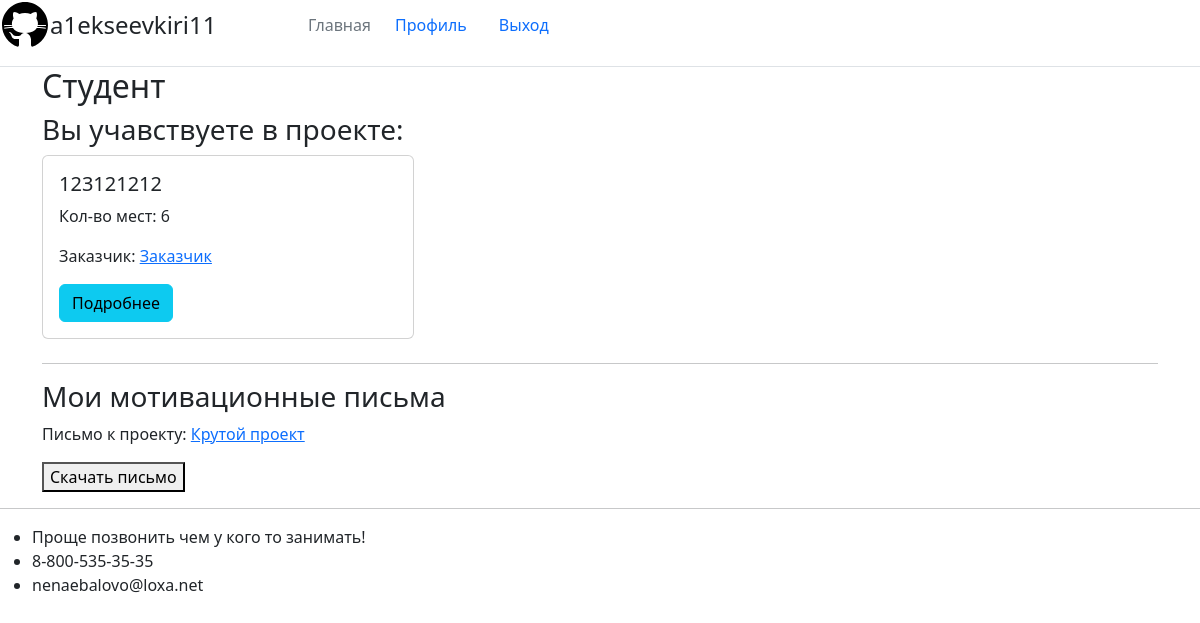
Page /account/profileStudent/ (signed in) on the earlier database version.
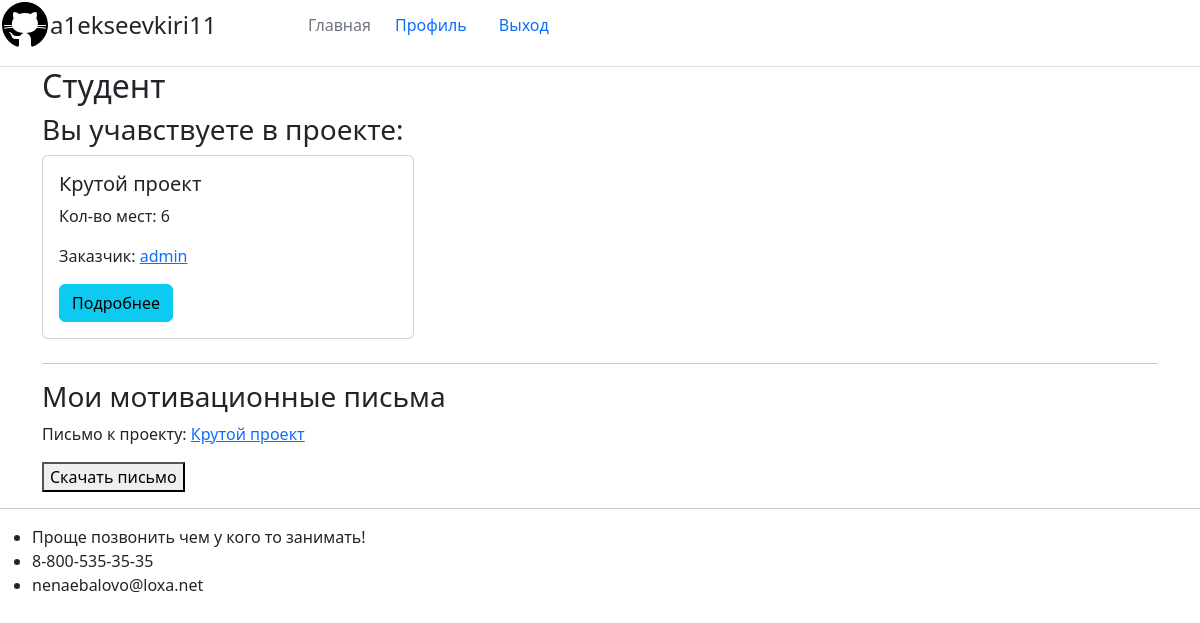
Same page on the later database version.
### showcase_projects/models.py (models this page shows, shortened)
class ModelWithStatus(models.Model):
    class Meta:
        abstract = True
    STATUS_CHOICES = [
        ('accepted', 'Принят'),
        ('processing', 'В обработке'),
        ('rejected', 'Отклонен'),
    ]
    status = models.CharField(max_length=20, choices=STATUS_CHOICES, default='processing')

class Project(ModelWithStatus):
    class Meta:
        permissions = [
            ("change_status_project", "Can change status project"),
        ]
    title = models.CharField(max_length=100)
    place = models.IntegerField(default=6)
    customer = models.ForeignKey(Profile, on_delete=models.CASCADE, related_name='customer')
    lecturer = models.ForeignKey(Profile, on_delete=models.CASCADE, default=None, null=True, blank=True, related_name='lecturer')

### registration/models.py (models this page shows, shortened)
class Profile(models.Model):
    user = models.OneToOneField(
        User, on_delete=models.CASCADE,
    )

### registration/views.py (the view, shortened to what this page needs)
# urls.py: path('profileStudent/', registration_views.StudentProfile.as_view(), name='profileStudent'),
class StudentProfile(View, LoginRequiredMixin):
    def get(self, request, *args, **kwargs):
        user = self.request.user
        project = None
        try:
            participation = Participation.objects.get(student=user.profile)
            project = participation.project
        except:
            pass
        letters = MotivationLetters.objects.filter(student=user.profile)
        buttonDeleteMotivationLetter = canDeleteMotivationLetters(user)
        context = {'project' : project, 'letters': letters, 'buttonDeleteMotivationLetter': buttonDeleteMotivationLetter,}
        return render(request, 'registration/profileStudent.html', context)

### showcase_projects/pernission.py (called while the page is built)
def canDeleteMotivationLetters(user):
    return user.has_perm('showcase_projects.delete_motivationletters')

### registration/templates/registration/profileStudent.html (shortened to what this page needs)
{% extends "showcase_projects/base.html" %}
{% block content %}
<h2 class="account-heading">{{ user.username }}</h2>
{% if project %}
    <h3>Вы учавствуете в проекте:</h3>
    {% include "showcase_projects/project_card.html" %}
{% endif %}
{% if letters %}
    <hr>
    <h3>Мои мотивационные письма</h3>
    {% for letter in letters %}
        <p>Письмо к проекту:
            <a href="{% url 'project-detail' letter.project.id %}">{{ letter.project.title }}</a>
        </p>
        <button class="download-letter-btn" data-letter-id="{{ letter.id }}" username="{{ letter.student.user.username }}">Скачать письмо</button>
    {% endfor %}
{% endif %}
{% endblock content %}

### showcase_projects/templates/showcase_projects/project_card.html
<div class="col-md-4 mb-4">
    <div class="card">
        <div class="card-body">
            <h5 class="card-title">{{ project.title }}</h5>
            <p class="card-text">Кол-во мест: {{ project.place }}</p>
            <p class="card-text">Заказчик:
                <a href="{% url 'project-user' project.customer.user.username %}" class="card-text">{{ project.customer.user.username }}</a>
            </p>
            <a href="{% url 'project-detail' project.id %}" class="btn btn-info">Подробнее</a>
        </div>
    </div>
</div>

Differences in the rows shown:
no longer on this page (row unchanged): Project: title "123121212", place "6", customer.user.username "Заказчик"
now on this page (row edited): Project: title "Крутой проект", place "6", customer.user.username "admin"
